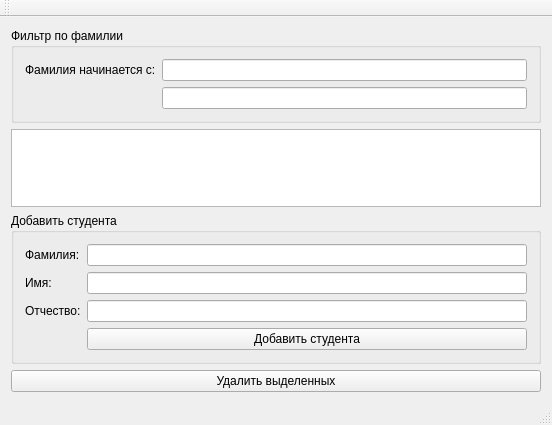
<?xml version="1.0" encoding="UTF-8"?>
<ui version="4.0">
 <class>MainWindow</class>
 <widget class="QMainWindow" name="MainWindow">
  <property name="geometry">
   <rect>
    <x>0</x>
    <y>0</y>
    <width>552</width>
    <height>425</height>
   </rect>
  </property>
  <property name="windowTitle">
   <string>MainWindow</string>
  </property>
  <widget class="QWidget" name="centralWidget">
   <layout class="QVBoxLayout" name="verticalLayout">
    <item>
     <widget class="QGroupBox" name="groupBox_2">
      <property name="title">
       <string>Фильтр по фамилии</string>
      </property>
      <layout class="QFormLayout" name="formLayout_2">
       <item row="0" column="0">
        <widget class="QLabel" name="label_4">
         <property name="text">
          <string>Фамилия начинается с:</string>
         </property>
        </widget>
       </item>
       <item row="0" column="1">
        <widget class="QLineEdit" name="filterEdit"/>
       </item>
       <item row="1" column="1">
        <widget class="QLineEdit" name="filterReadyEdit"/>
       </item>
      </layout>
     </widget>
    </item>
    <item>
     <widget class="QTableView" name="tableView"/>
    </item>
    <item>
     <widget class="QGroupBox" name="groupBox">
      <property name="title">
       <string>Добавить студента</string>
      </property>
      <layout class="QFormLayout" name="formLayout">
       <item row="0" column="0">
        <widget class="QLabel" name="label">
         <property name="text">
          <string>Фамилия:</string>
         </property>
        </widget>
       </item>
       <item row="0" column="1">
        <widget class="QLineEdit" name="surnameEdit"/>
       </item>
       <item row="1" column="0">
        <widget class="QLabel" name="label_2">
         <property name="text">
          <string>Имя:</string>
         </property>
        </widget>
       </item>
       <item row="2" column="0">
        <widget class="QLabel" name="label_3">
         <property name="text">
          <string>Отчество:</string>
         </property>
        </widget>
       </item>
       <item row="1" column="1">
        <widget class="QLineEdit" name="nameEdit"/>
       </item>
       <item row="2" column="1">
        <widget class="QLineEdit" name="middlenameEdit"/>
       </item>
       <item row="3" column="1">
        <widget class="QPushButton" name="addButton">
         <property name="text">
          <string>Добавить студента</string>
         </property>
        </widget>
       </item>
      </layout>
     </widget>
    </item>
    <item>
     <widget class="QPushButton" name="deleteSelectedButton">
      <property name="text">
       <string>Удалить выделенных</string>
      </property>
     </widget>
    </item>
   </layout>
  </widget>
  <widget class="QMenuBar" name="menuBar">
   <property name="geometry">
    <rect>
     <x>0</x>
     <y>0</y>
     <width>552</width>
     <height>21</height>
    </rect>
   </property>
  </widget>
  <widget class="QToolBar" name="mainToolBar">
   <attribute name="toolBarArea">
    <enum>TopToolBarArea</enum>
   </attribute>
   <attribute name="toolBarBreak">
    <bool>false</bool>
   </attribute>
  </widget>
  <widget class="QStatusBar" name="statusBar"/>
 </widget>
 <layoutdefault spacing="6" margin="11"/>
 <resources/>
 <connections/>
</ui>
